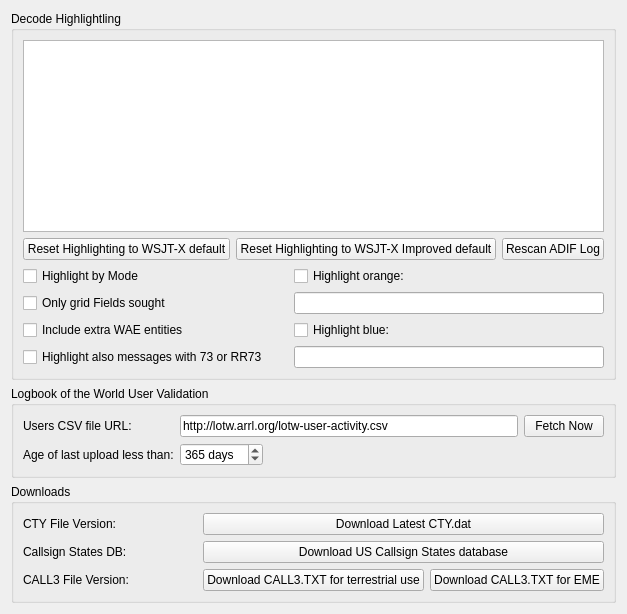
         <widget class="QWidget" name="colors_tab">
          <attribute name="title">
           <string>Colors</string>
          </attribute>
          <layout class="QVBoxLayout" name="verticalLayout_7">
           <item>
            <widget class="QGroupBox" name="groupBox_12">
             <property name="sizePolicy">
              <sizepolicy hsizetype="Preferred" vsizetype="Preferred">
               <horstretch>0</horstretch>
               <verstretch>7</verstretch>
              </sizepolicy>
             </property>
             <property name="title">
              <string>Decode Highlightling</string>
             </property>
             <layout class="QGridLayout" name="gridLayout_5">
              <item row="1" column="0" colspan="2">
               <layout class="QHBoxLayout" name="horizontalLayout_20">
                <item>
                 <widget class="QPushButton" name="reset_highlighting_to_defaults_push_button">
                  <property name="toolTip">
                   <string>&lt;html&gt;&lt;head/&gt;&lt;body&gt;&lt;p&gt;Push to reset all highlight items above to default values and priorities.&lt;/p&gt;&lt;/body&gt;&lt;/html&gt;</string>
                  </property>
                  <property name="text">
                   <string>Reset Highlighting to WSJT-X default</string>
                  </property>
                 </widget>
                </item>
                <item>
                 <widget class="QPushButton" name="reset_highlighting_to_defaults2_push_button">
                  <property name="text">
                   <string>Reset Highlighting to WSJT-X Improved default</string>
                  </property>
                 </widget>
                </item>
                <item>
                 <widget class="QPushButton" name="rescan_log_push_button">
                  <property name="toolTip">
                   <string>&lt;html&gt;&lt;head/&gt;&lt;body&gt;&lt;p&gt;Click to scan the wsjtx_log.adi ADIF file again for worked before information&lt;/p&gt;&lt;/body&gt;&lt;/html&gt;</string>
                  </property>
                  <property name="text">
                   <string>Rescan ADIF Log</string>
                  </property>
                 </widget>
                </item>
               </layout>
              </item>
              <item row="0" column="0" colspan="2">
               <widget class="DecodeHighlightingListView" name="highlighting_list_view">
                <property name="sizePolicy">
                 <sizepolicy hsizetype="Expanding" vsizetype="Preferred">
                  <horstretch>0</horstretch>
                  <verstretch>0</verstretch>
                 </sizepolicy>
                </property>
                <property name="contextMenuPolicy">
                 <enum>Qt::ActionsContextMenu</enum>
                </property>
                <property name="acceptDrops">
                 <bool>true</bool>
                </property>
                <property name="toolTip">
                 <string>&lt;html&gt;&lt;head/&gt;&lt;body&gt;&lt;p&gt;Enable or disable using the check boxes and right-click an item to change or unset the foreground color, background color, or reset the item to default values. Drag and drop the items to change their priority, higher in the list is higher in priority.&lt;/p&gt;&lt;p&gt;Note that each foreground or background color may be either set or unset, unset means that it is not allocated for that item's type and lower priority items may apply.&lt;/p&gt;&lt;/body&gt;&lt;/html&gt;</string>
                </property>
                <property name="editTriggers">
                 <set>QAbstractItemView::NoEditTriggers</set>
                </property>
                <property name="dragEnabled">
                 <bool>true</bool>
                </property>
                <property name="dragDropMode">
                 <enum>QAbstractItemView::InternalMove</enum>
                </property>
                <property name="defaultDropAction">
                 <enum>Qt::MoveAction</enum>
                </property>
                <property name="selectionMode">
                 <enum>QAbstractItemView::SingleSelection</enum>
                </property>
                <property name="resizeMode">
                 <enum>QListView::Adjust</enum>
                </property>
               </widget>
              </item>
              <item row="3" column="0" colspan="2">
               <layout class="QGridLayout" name="gridLayout_23">
                <item row="1" column="0">
                 <widget class="QCheckBox" name="only_fields_check_box">
                  <property name="toolTip">
                   <string>Check to for grid highlighting to only apply to unworked grid fields</string>
                  </property>
                  <property name="text">
                   <string>Only grid Fields sought</string>
                  </property>
                 </widget>
                </item>
                <item row="0" column="1">
                 <spacer name="horizontalSpacer_5">
                  <property name="orientation">
                   <enum>Qt::Horizontal</enum>
                  </property>
                  <property name="sizeType">
                   <enum>QSizePolicy::Fixed</enum>
                  </property>
                  <property name="sizeHint" stdset="0">
                   <size>
                    <width>20</width>
                    <height>20</height>
                   </size>
                  </property>
                 </spacer>
                </item>
                <item row="2" column="0">
                 <widget class="QCheckBox" name="include_WAE_check_box">
                  <property name="text">
                   <string>Include extra WAE entities</string>
                  </property>
                 </widget>
                </item>
                <item row="3" column="0">
                 <widget class="QCheckBox" name="highlight_73_check_box">
                  <property name="text">
                   <string>Highlight also messages with 73 or RR73</string>
                  </property>
                 </widget>
                </item>
                <item row="0" column="0">
                 <widget class="QCheckBox" name="highlight_by_mode_check_box">
                  <property name="toolTip">
                   <string>&lt;html&gt;&lt;head/&gt;&lt;body&gt;&lt;p&gt;Check to indicate new DXCC entities, grid squares, and callsigns per mode.&lt;/p&gt;&lt;/body&gt;&lt;/html&gt;</string>
                  </property>
                  <property name="text">
                   <string>Highlight by Mode</string>
                  </property>
                 </widget>
                </item>
                <item row="0" column="2">
                 <widget class="QCheckBox" name="highlight_orange_check_box">
                  <property name="toolTip">
                   <string>&lt;html&gt;&lt;head/&gt;&lt;body&gt;&lt;p&gt;Highlight callsigns or grids or prefixes with orange background color. Callsigns and grids must be separated by a comma, and there must be a comma after each callsign. Prefixes require a semicolon before and after them. Wildcards (*) are only allowed after single-digit prefixes. To exclude 2-or 3-digit prefixes, place an exclamation mark before and after them (e.g., ;K*;!KH6!KL!KP!).&lt;/p&gt;&lt;/body&gt;&lt;/html&gt;</string>
                  </property>
                  <property name="text">
                   <string>Highlight orange:</string>
                  </property>
                 </widget>
                </item>
                <item row="2" column="2">
                 <widget class="QCheckBox" name="highlight_blue_check_box">
                  <property name="toolTip">
                   <string>&lt;html&gt;&lt;head/&gt;&lt;body&gt;&lt;p&gt;Highlight callsigns or grids or prefixes with blue background color. Callsigns and grids must be separated by a comma, and there must be a comma after each callsign. Prefixes require a semicolon before and after them. Wildcards (*) are only allowed after single-digit prefixes. To exclude 2-or 3-digit prefixes, place an exclamation mark before and after them (e.g., ;K*;!KH6!KL!KP!).&lt;/p&gt;&lt;/body&gt;&lt;/html&gt;</string>
                  </property>
                  <property name="text">
                   <string>Highlight blue:</string>
                  </property>
                 </widget>
                </item>
                <item row="1" column="2">
                 <widget class="QLineEdit" name="highlight_orange_callsigns">
                  <property name="toolTip">
                   <string>&lt;html&gt;&lt;head/&gt;&lt;body&gt;&lt;p&gt;Highlight callsigns or grids or prefixes with orange background color. Callsigns and grids must be separated by a comma, and there must be a comma after each callsign. Prefixes require a semicolon before and after them. Wildcards (*) are only allowed after single-digit prefixes. To exclude 2-or 3-digit prefixes, place an exclamation mark before and after them (e.g., ;K*;!KH6!KL!KP!).&lt;/p&gt;&lt;/body&gt;&lt;/html&gt;</string>
                  </property>
                 </widget>
                </item>
                <item row="3" column="2">
                 <widget class="QLineEdit" name="highlight_blue_callsigns">
                  <property name="toolTip">
                   <string>&lt;html&gt;&lt;head/&gt;&lt;body&gt;&lt;p&gt;Highlight callsigns or grids or prefixes with blue background color. Callsigns and grids must be separated by a comma, and there must be a comma after each callsign. Prefixes require a semicolon before and after them. Wildcards (*) are only allowed after single-digit prefixes. To exclude 2-or 3-digit prefixes, place an exclamation mark before and after them (e.g., ;K*;!KH6!KL!KP!).&lt;/p&gt;&lt;/body&gt;&lt;/html&gt;</string>
                  </property>
                 </widget>
                </item>
               </layout>
              </item>
             </layout>
            </widget>
           </item>
           <item>
            <widget class="QGroupBox" name="groupBox_11">
             <property name="sizePolicy">
              <sizepolicy hsizetype="Preferred" vsizetype="Preferred">
               <horstretch>0</horstretch>
               <verstretch>1</verstretch>
              </sizepolicy>
             </property>
             <property name="toolTip">
              <string>&lt;html&gt;&lt;head/&gt;&lt;body&gt;&lt;p&gt;Controls for Logbook of the World user lookup.&lt;/p&gt;&lt;/body&gt;&lt;/html&gt;</string>
             </property>
             <property name="title">
              <string>Logbook of the World User Validation</string>
             </property>
             <layout class="QFormLayout" name="formLayout_18">
              <item row="1" column="0">
               <widget class="QLabel" name="label_15">
                <property name="text">
                 <string>Users CSV file URL:</string>
                </property>
                <property name="buddy">
                 <cstring>LotW_CSV_URL_line_edit</cstring>
                </property>
               </widget>
              </item>
              <item row="1" column="1">
               <layout class="QHBoxLayout" name="LotW_Layout">
                <item>
                 <widget class="QLineEdit" name="LotW_CSV_URL_line_edit">
                  <property name="toolTip">
                   <string>&lt;html&gt;&lt;head/&gt;&lt;body&gt;&lt;p&gt;URL of the ARRL LotW user's last upload dates and times data file which is used to highlight decodes from stations that are known to upload their log file to LotW.&lt;/p&gt;&lt;/body&gt;&lt;/html&gt;</string>
                  </property>
                  <property name="accessibleName">
                   <string>URL</string>
                  </property>
                  <property name="text">
                   <string>http://lotw.arrl.org/lotw-user-activity.csv</string>
                  </property>
                 </widget>
                </item>
                <item>
                 <widget class="QPushButton" name="LotW_CSV_fetch_push_button">
                  <property name="toolTip">
                   <string>&lt;html&gt;&lt;head/&gt;&lt;body&gt;&lt;p&gt;Push this button to fetch the latest LotW user's upload date and time data file.&lt;/p&gt;&lt;/body&gt;&lt;/html&gt;</string>
                  </property>
                  <property name="text">
                   <string>Fetch Now</string>
                  </property>
                 </widget>
                </item>
               </layout>
              </item>
              <item row="2" column="1">
               <layout class="QHBoxLayout" name="LotW_Layout_2">
                <item>
                 <widget class="QSpinBox" name="LotW_days_since_upload_spin_box">
                  <property name="toolTip">
                   <string>&lt;html&gt;&lt;head/&gt;&lt;body&gt;&lt;p&gt;Adjust this spin box to set the age threshold of LotW user's last upload date that is accepted as a current LotW user.&lt;/p&gt;&lt;/body&gt;&lt;/html&gt;</string>
                  </property>
                  <property name="accessibleName">
                   <string>Days since last upload</string>
                  </property>
                  <property name="suffix">
                   <string> days</string>
                  </property>
                  <property name="minimum">
                   <number>0</number>
                  </property>
                  <property name="maximum">
                   <number>9999</number>
                  </property>
                  <property name="value">
                   <number>365</number>
                  </property>
                 </widget>
                </item>
                <item>
                 <spacer name="horizontalSpacer_2">
                  <property name="orientation">
                   <enum>Qt::Horizontal</enum>
                  </property>
                  <property name="sizeHint" stdset="0">
                   <size>
                    <width>40</width>
                    <height>20</height>
                   </size>
                  </property>
                 </spacer>
                </item>
                <item>
                 <widget class="QLabel" name="LotW_CSV_status_label">
                  <property name="minimumSize">
                   <size>
                    <width>240</width>
                    <height>0</height>
                   </size>
                  </property>
                  <property name="text">
                   <string/>
                  </property>
                 </widget>
                </item>
               </layout>
              </item>
              <item row="2" column="0">
               <widget class="QLabel" name="label_14">
                <property name="text">
                 <string>Age of last upload less than:</string>
                </property>
                <property name="buddy">
                 <cstring>LotW_days_since_upload_spin_box</cstring>
                </property>
               </widget>
              </item>
             </layout>
            </widget>
           </item>
           <item>
            <spacer name="horizontalSpacer_8">
             <property name="orientation">
              <enum>Qt::Horizontal</enum>
             </property>
             <property name="sizeHint" stdset="0">
              <size>
               <width>0</width>
               <height>0</height>
              </size>
             </property>
            </spacer>
           </item>
           <item>
            <widget class="QGroupBox" name="downloads_groupBox">
             <property name="sizePolicy">
              <sizepolicy hsizetype="Preferred" vsizetype="Preferred">
               <horstretch>0</horstretch>
               <verstretch>1</verstretch>
              </sizepolicy>
             </property>
             <property name="title">
              <string>Downloads</string>
             </property>
             <layout class="QGridLayout" name="gridLayout_21">
              <item row="2" column="1">
               <widget class="QPushButton" name="CALL3_download_button">
                <property name="toolTip">
                 <string>Dowload latest CALL3.TXT file.</string>
                </property>
                <property name="text">
                 <string>Download CALL3.TXT for terrestrial use</string>
                </property>
               </widget>
              </item>
              <item row="0" column="0">
               <widget class="QLabel" name="CTY_file_label">
                <property name="text">
                 <string>CTY File Version: </string>
                </property>
               </widget>
              </item>
              <item row="1" column="0">
               <widget class="QLabel" name="callsign_states_label">
                <property name="text">
                 <string>Callsign States DB: </string>
                </property>
               </widget>
              </item>
              <item row="2" column="0">
               <widget class="QLabel" name="CALL3_file_label">
                <property name="text">
                 <string>CALL3 File Version:</string>
                </property>
               </widget>
              </item>
              <item row="2" column="2">
               <widget class="QPushButton" name="CALL3_EME_download_button">
                <property name="toolTip">
                 <string>Dowload latest CALL3.TXT file for EME. This version is suitable for JT65 Deep Search.</string>
                </property>
                <property name="text">
                 <string>Download CALL3.TXT for EME</string>
                </property>
               </widget>
              </item>
              <item row="1" column="1" colspan="2">
               <widget class="QPushButton" name="callsign_states_download_button">
                <property name="text">
                 <string>Download US Callsign States database</string>
                </property>
               </widget>
              </item>
              <item row="0" column="1" colspan="2">
               <widget class="QPushButton" name="CTY_download_button">
                <property name="text">
                 <string>Download Latest CTY.dat</string>
                </property>
               </widget>
              </item>
             </layout>
            </widget>
           </item>
          </layout>
         </widget>
